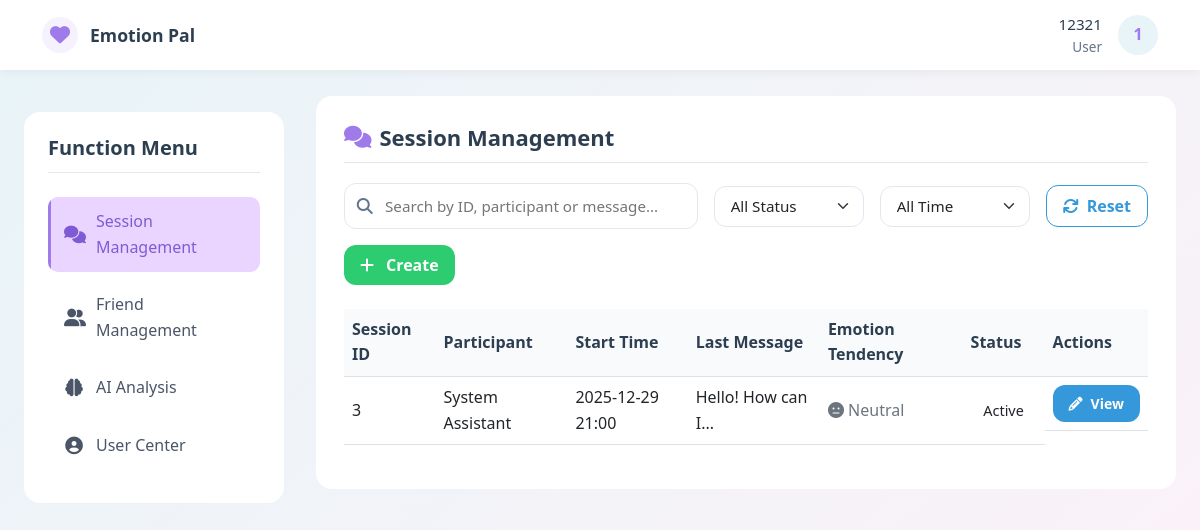
/session_management (signed in), run on the app's committed database.
### models.py (models this page shows, shortened)
class ChatSession(db.Model):
    __tablename__ = 'chat_sessions'
    id = db.Column(db.Integer, primary_key=True, autoincrement=True)
    user_id = db.Column(db.Integer, db.ForeignKey('users.id'), nullable=False, comment='发起会话的用户ID')
    agent_id = db.Column(db.Integer, db.ForeignKey('users.id'), nullable=True, comment='处理会话的客服ID')
    service_id = db.Column(db.Integer, db.ForeignKey('services.id'), nullable=True, comment='关联服务ID')
    appointment_id = db.Column(db.Integer, db.ForeignKey('appointments.id'), nullable=True, comment='关联预约ID')
    start_time = db.Column(db.DateTime, default=lambda: datetime.now(UTC), comment='会话开始时间')
    end_time = db.Column(db.DateTime, nullable=True, comment='会话结束时间')
    status = db.Column(db.String(20), default='active', comment='状态：active/closed/timeout')
    last_message_time = db.Column(db.DateTime, nullable=True, comment='最后消息时间')
    initiator = db.relationship('User', foreign_keys=[user_id], back_populates='initiated_chat_sessions')
    handler = db.relationship('User', foreign_keys=[agent_id], back_populates='handled_chat_sessions')
    service = db.relationship('Service', back_populates='chat_sessions', lazy=True)
    appointment = db.relationship('Appointment', back_populates='chat_session', lazy=True)
    messages = db.relationship('Message', backref='chat_session', lazy=True, cascade='all, delete-orphan')
    def __repr__(self) -> str:
        return f"<ChatSession(id={self.id}, user_id={self.user_id}, status='{self.status}')>"

class Message(db.Model):
    __tablename__ = 'messages'  # 复数表名
    id = db.Column(db.Integer, primary_key=True, autoincrement=True)
    session_id = db.Column(db.Integer, db.ForeignKey('chat_sessions.id'), nullable=False, comment='会话ID')
    sender_id = db.Column(db.Integer, db.ForeignKey('users.id'), nullable=False, comment='发送者ID')
    receiver_id = db.Column(db.Integer, db.ForeignKey('users.id'), nullable=True, comment='接收者ID')
    text = db.Column(db.Text, nullable=False, comment='消息内容')
    timestamp = db.Column(db.DateTime, default=lambda: datetime.now(UTC), comment='发送时间')
    sentiment = db.Column(db.Float, nullable=True, comment='情感分析得分（-1~1）')
    message_type = db.Column(db.String(10), default='text', comment='消息类型：text/image/file')
    is_read = db.Column(db.Boolean, default=False, comment='是否已读')
    file_url = db.Column(db.String(255), nullable=True, comment='文件/图片URL（非文本消息）')
    sender = db.relationship('User', foreign_keys=[sender_id], backref='sent_messages', lazy=True)
    receiver = db.relationship('User', foreign_keys=[receiver_id], backref='received_messages', lazy=True)

### routes.py (the view, shortened to what this page needs)
    @app.route('/session_management')
    def session_management():
        if 'user_id' not in session:
            return redirect(url_for('login'))
        role = session['role']
        user_id = session['user_id']
        if role == 'user':
            my_sessions = ChatSession.query.filter(
                db.or_(db.and_(ChatSession.user_id == user_id), db.and_(ChatSession.agent_id == user_id))).all()
            pending_sessions = []
            agents = []
        for sess in my_sessions + pending_sessions:
            last_msg = Message.query.filter_by(session_id=sess.id).order_by(Message.timestamp.desc()).first()
            sess.last_message = last_msg
            first_msg = Message.query.filter_by(session_id=sess.id).order_by(Message.timestamp).first()
            sess.first_message = first_msg
            all_msgs = Message.query.filter_by(session_id=sess.id).all()
            if all_msgs:
                sentiment_sum = sum(msg.sentiment for msg in all_msgs)
                sess.average_sentiment = sentiment_sum / len(all_msgs)
            else:
                sess.average_sentiment = 0
        friend_relations = FriendRelation.query.filter(
            db.or_(
                FriendRelation.user_id == user_id,
                FriendRelation.friend_id == user_id,
                FriendRelation.status == 'accepted'
            )
        ).all()
        relation_dicts = []
        print(pending_sessions)
        print(my_sessions)
        print(agents)
        print(relation_dicts)
        print(friend_relations)
        return render_template(
            'session_management.html',
            my_sessions=my_sessions,
            pending_sessions=pending_sessions,
            agents=agents,
            friends=friend_relations,  # 将关系列表转换为JSON字符串relation_dicts
        )

### templates/session_management.html (shortened to what this page needs)
<!DOCTYPE html>
<html lang="en">
<head>
    <link href="https://cdn.jsdelivr.net/npm/bootstrap@5.3.0/dist/css/bootstrap.min.css" rel="stylesheet">
    <link rel="stylesheet" href="https://cdnjs.cloudflare.com/ajax/libs/font-awesome/6.4.0/css/all.min.css">
</head>
<body>
<nav class="main-nav" id="mainNav">
    <div class="container nav-container">
        <a href="/session_management" class="brand" aria-label="Emotion Pal Dashboard">
            <div class="brand-icon">
                <i class="fa fa-heart" aria-hidden="true"></i>
            </div>
            <span class="brand-name">Emotion Pal</span>
        </a>
        <div class="user-section">
            <div class="user-info">
                <div class="username" aria-label="Username">{{ session.username }}</div>
                <div class="user-role" aria-label="User role">{{ session.role | capitalize }}</div>
            </div>
            <div class="avatar-dropdown" id="avatarDropdown" aria-haspopup="true" aria-expanded="false">
                <div class="user-avatar" title="Click to open menu" tabindex="0" role="button" aria-label="User menu">
                </div>
            </div>
        </div>
    </div>
</nav>
<div class="main-container">
    <aside class="sidebar" aria-label="Function menu">
        <h3 class="sidebar-title">Function Menu</h3>
        <ul class="sidebar-menu">
            <li class="sidebar-menu-item">
                <a href="/session_management" class="sidebar-menu-link active" aria-current="page"
                   aria-label="Session management" tabindex="0">
                    <i class="fa fa-comments" aria-hidden="true"></i>
                    <span>Session Management</span>
                </a>
            </li>
            <li class="sidebar-menu-item">
                <a href="/friends_management" class="sidebar-menu-link" aria-label="Friends management" tabindex="0">
                    <i class="fa fa-user-friends" aria-hidden="true"></i>
                    <span>Friend Management</span>
                </a>
            </li>
            <li class="sidebar-menu-item">
                <a href="/ai_analysis" class="sidebar-menu-link" aria-label="AI analysis" tabindex="0">
                    <i class="fa fa-brain" aria-hidden="true"></i>
                    <span>AI Analysis</span>
                </a>
            </li>
            <li class="sidebar-menu-item">
                <a href="/user_center" class="sidebar-menu-link" aria-label="User center" tabindex="0">
                    <i class="fa fa-user-circle" aria-hidden="true"></i>
                    <span>User Center</span>
                </a>
            </li>
        </ul>
    </aside>
    <div class="content-area">
        <div class="section-card">
            <h2><i class="fa fa-comments" aria-hidden="true"></i> Session Management</h2>
            <div class="search-container">
                <div class="filter-group" style="gap: 1rem; flex-wrap: wrap;">
                    <div class="search-bar" style="flex: 1; min-width: 250px;">
                        <i class="fa fa-search search-icon" aria-hidden="true"></i>
                        <input
                            type="text"
                            class="search-input"
                            id="searchInput"
                            placeholder="Search by ID, participant or message..."
                            aria-label="Search sessions"
                            tabindex="0"
                        >
                    </div>
                    <select class="form-select" id="statusFilter" aria-label="Filter by status" tabindex="0" style="max-width: 150px;">
                        <option value="">All Status</option>
                    </select>
                    <select class="form-select" id="timeFilter" aria-label="Filter by time" tabindex="0" style="max-width: 150px;">
                        <option value="">All Time</option>
                    </select>
                    <button class="btn btn-outline-primary" id="resetFilters" aria-label="Reset filters" tabindex="0">
                        <i class="fa fa-refresh" aria-hidden="true"></i> Reset
                    </button>
                    {% if session.role == 'user' %}
                    <button class="btn btn-success" id="createChatBtn" aria-label="Create new session" tabindex="0">
                        <i class="fa fa-plus me-1" aria-hidden="true"></i> Create
                    </button>
                    {% endif %}
                </div>
            </div>
            <div id="sessionListContainer">
                <div class="table-responsive" id="sessionTableContainer">
                    <table class="table table-hover" id="sessionTable">
                        <thead>
                        <tr>
                            <th>Session ID</th>
                            <th>Participant</th>
                            <th>Start Time</th>
                            <th>Last Message</th>
                            <th>Emotion Tendency</th>
                            <th>Status</th>
                            <th>Actions</th>
                        </tr>
                        </thead>
                        <tbody id="sessionTableBody">
                        {% for sess in my_sessions %}
                        <tr data-session-id="{{ sess.id }}"
                            data-status="{{ 'active' if not sess.end_time else 'ended' }}"
                            data-agent="{{ sess.agent.id if sess.agent else '' }}"
                            data-time="{{ sess.start_time.strftime('%Y-%m-%d') }}">
                            <td>{{ sess.id }}</td>
                            <td>
                                {% if session.role == 'user' %}
                                {{ sess.agent.username if sess.agent else 'System Assistant' }}
                                {% else %}
                                {{ sess.initiator.username }}
                                {% endif %}
                            </td>
                            <td>{{ sess.start_time.strftime('%Y-%m-%d %H:%M') }}</td>
                            <td>
                                {{ sess.last_message.text|truncate(20) if sess.last_message else 'No messages' }}
                            </td>
                            <td>
                                {% if sess.average_sentiment %}
                                {% if sess.average_sentiment > 0.5 %}
                                <span class="text-success"><i class="fa fa-smile" aria-hidden="true"></i> Positive</span>
                                {% elif sess.average_sentiment < -0.5 %}
                                <span class="text-danger"><i class="fa fa-frown" aria-hidden="true"></i> Negative</span>
                                {% else %}
                                <span class="text-secondary"><i class="fa fa-meh" aria-hidden="true"></i> Neutral</span>
                                {% endif %}
                                {% else %}
                                -
                                {% endif %}
                            </td>
                            <td>
                                <span class="status-badge {{ 'status-active' if not sess.end_time else 'status-ended' }}">
                                    {{ 'Active' if not sess.end_time else 'Ended' }}
                                </span>
                            </td>
                            <td class="session-actions">
                                <a href="/chat/{{ sess.id }}" class="btn btn-primary btn-sm"
                                   aria-label="View session {{ sess.id }}" tabindex="0">
                                    <i class="fa fa-pencil" aria-hidden="true"></i> View
                                </a>
                            </td>
                        </tr>
                        {% endfor %}
                        </tbody>
                    </table>
                </div>
            </div>
        </div>
    </div>
</div>
</body>
</html>

### data on the page
ChatSession: id "3", agent "System Assistant", start_time "2025-12-29 21:00", last_message.text "Hello! How can I...", end_time "Active"

### other printed values
{{ session.username }} "12321"
{{ session.role | capitalize }} "User"
